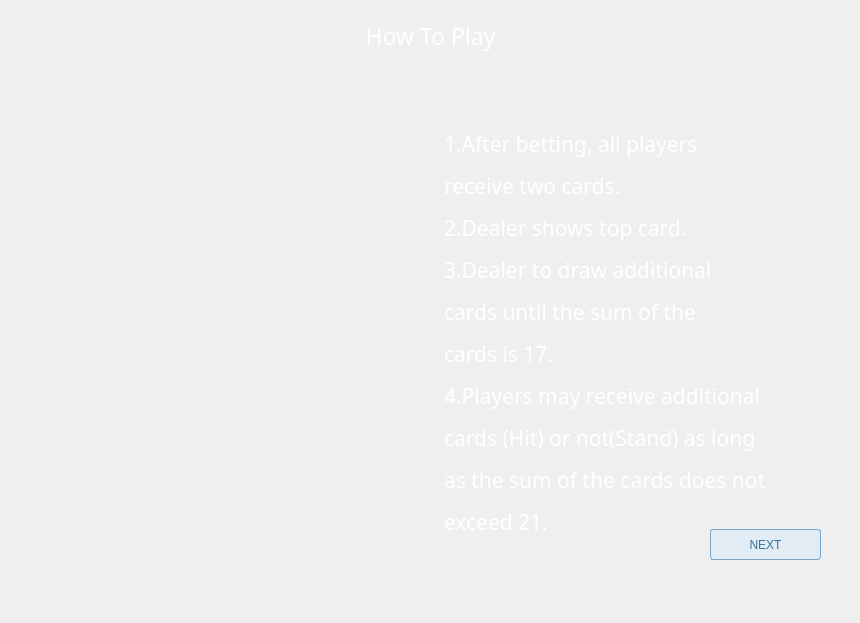
    <widget class="QWidget" name="rulePage">
     <widget class="QLabel" name="howtoplayLabel">
      <property name="geometry">
       <rect>
        <x>330</x>
        <y>10</y>
        <width>201</width>
        <height>51</height>
       </rect>
      </property>
      <property name="font">
       <font>
        <family>Arial Black</family>
        <pointsize>17</pointsize>
       </font>
      </property>
      <property name="autoFillBackground">
       <bool>false</bool>
      </property>
      <property name="styleSheet">
       <string notr="true">QLabel {
	color: white;
}</string>
      </property>
      <property name="text">
       <string>How To Play</string>
      </property>
      <property name="alignment">
       <set>Qt::AlignCenter</set>
      </property>
     </widget>
     <widget class="QPushButton" name="NextButton">
      <property name="enabled">
       <bool>true</bool>
      </property>
      <property name="geometry">
       <rect>
        <x>710</x>
        <y>529</y>
        <width>111</width>
        <height>31</height>
       </rect>
      </property>
      <property name="styleSheet">
       <string notr="true">QPushButton#NextButton{
  background-color: #e1ecf4;
  border-radius: 3px;
  border: 1px solid #7aa7c7;
  color: #39739d;
}

QPushButton#NextButton:hover{
  background-color: #b3d3ea;
  color: #2c5777;
}

QPushButton#NextButton:pressed{
  background-color: #98c6e3;
  color: #2c5777;
}
</string>
      </property>
      <property name="text">
       <string>NEXT</string>
      </property>
     </widget>
     <widget class="QWidget" name="layoutWidget">
      <property name="geometry">
       <rect>
        <x>30</x>
        <y>53</y>
        <width>821</width>
        <height>561</height>
       </rect>
      </property>
      <layout class="QHBoxLayout" name="horizontalLayout">
       <item>
        <widget class="QLabel" name="cardValuesLable">
         <property name="text">
          <string/>
         </property>
        </widget>
       </item>
       <item>
        <widget class="QLabel" name="basciExplanationLabel">
         <property name="font">
          <font>
           <family>Arial Black</family>
          </font>
         </property>
         <property name="styleSheet">
          <string notr="true">QLabel {
	color: white;
}</string>
         </property>
         <property name="text">
          <string>&lt;html&gt;&lt;head/&gt;&lt;body&gt;&lt;p&gt;&lt;span style=&quot; font-size:16pt;&quot;&gt;1.After betting, all players &lt;/span&gt;&lt;/p&gt;&lt;p&gt;&lt;span style=&quot; font-size:16pt;&quot;&gt;receive two cards.&lt;/span&gt;&lt;/p&gt;&lt;p&gt;&lt;span style=&quot; font-size:16pt;&quot;&gt;2.Dealer shows top card.&lt;/span&gt;&lt;/p&gt;&lt;p&gt;&lt;span style=&quot; font-size:16pt;&quot;&gt;3.Dealer to draw additional &lt;/span&gt;&lt;/p&gt;&lt;p&gt;&lt;span style=&quot; font-size:16pt;&quot;&gt;cards until the sum of the &lt;/span&gt;&lt;/p&gt;&lt;p&gt;&lt;span style=&quot; font-size:16pt;&quot;&gt;cards is 17.&lt;/span&gt;&lt;/p&gt;&lt;p&gt;&lt;span style=&quot; font-size:16pt;&quot;&gt;4.Players may receive additional&lt;/span&gt;&lt;/p&gt;&lt;p&gt;&lt;span style=&quot; font-size:16pt;&quot;&gt;cards (Hit) or not(Stand) as long&lt;/span&gt;&lt;/p&gt;&lt;p&gt;&lt;span style=&quot; font-size:16pt;&quot;&gt;as the sum of the cards does not&lt;/span&gt;&lt;/p&gt;&lt;p&gt;&lt;span style=&quot; font-size:16pt;&quot;&gt;exceed 21.&lt;/span&gt;&lt;/p&gt;&lt;/body&gt;&lt;/html&gt;</string>
         </property>
        </widget>
       </item>
      </layout>
     </widget>
     <zorder>howtoplayLabel</zorder>
     <zorder>layoutWidget</zorder>
     <zorder>NextButton</zorder>
    </widget>
